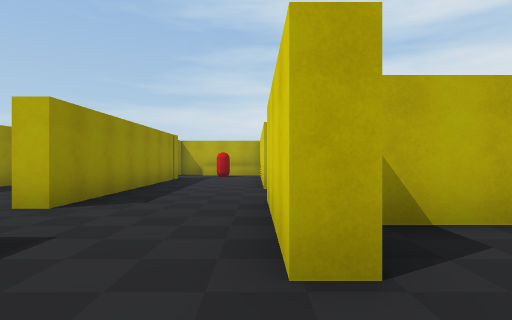
View 1 (above)

16 first-person views from a walk through a scene from a Unity 3-D project. The camera is 1.3 m above the floor, looks level and sees 80° across. The floor is counted in squares, 2 m on a side. Each view is taken from the middle of a square. On the plan, view 1 faces up. The plan holds only what a view shows up to about 10 squares ahead; the rest is blank. The place goes on beyond the plan. The player character is not drawn. Door leaves are left out, so doorways stand open.

View 2
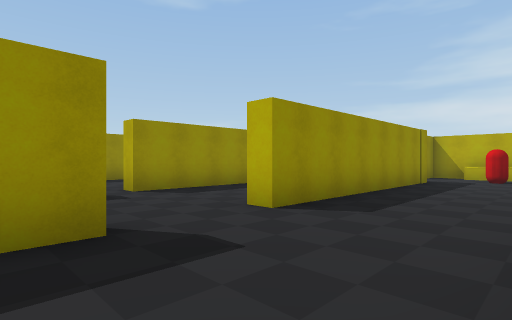

View 3
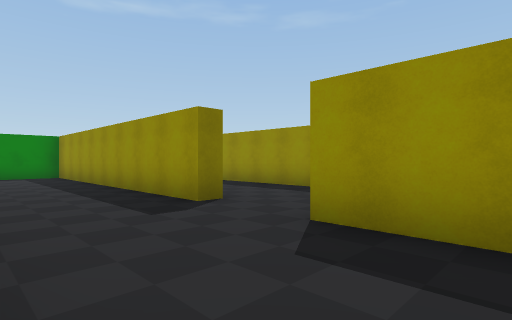

View 4
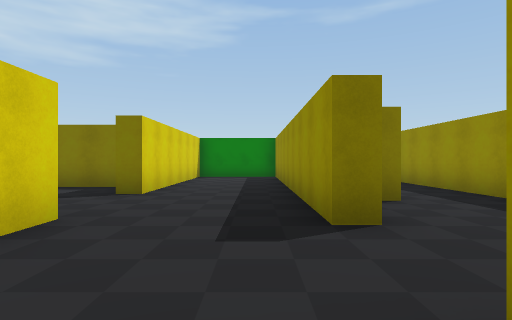

View 5
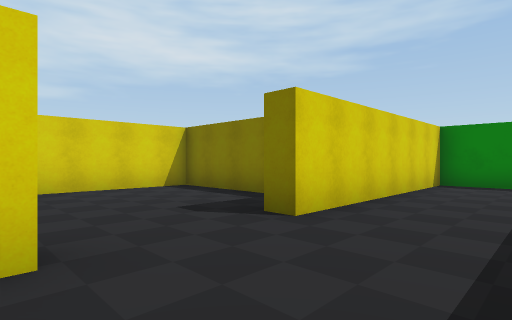

View 6
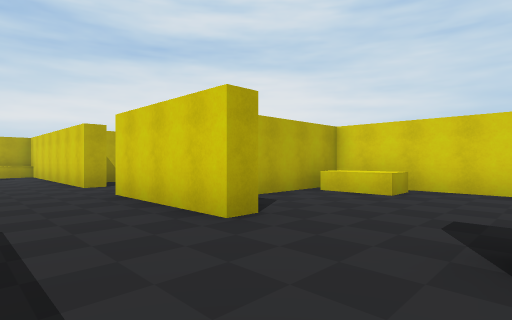

View 7
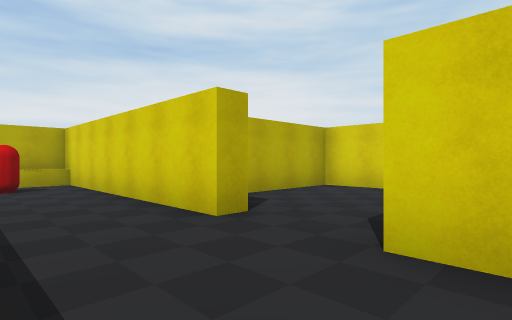

View 8
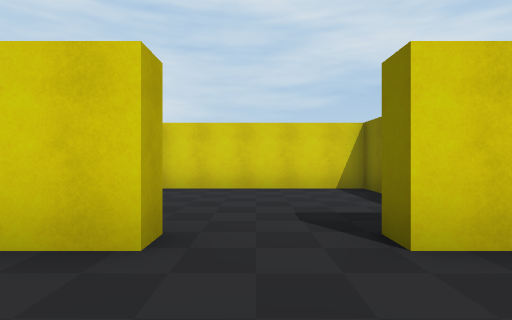

View 9
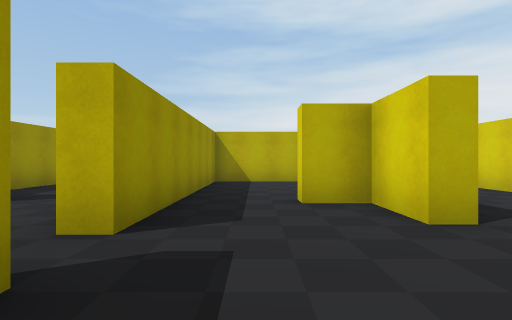

View 10
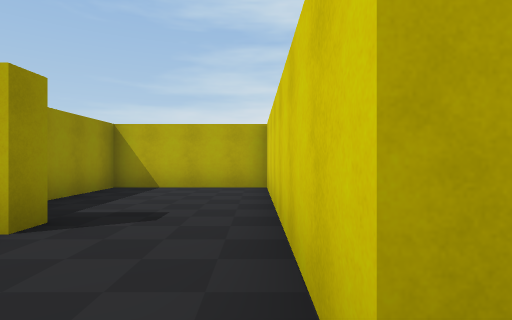

View 11
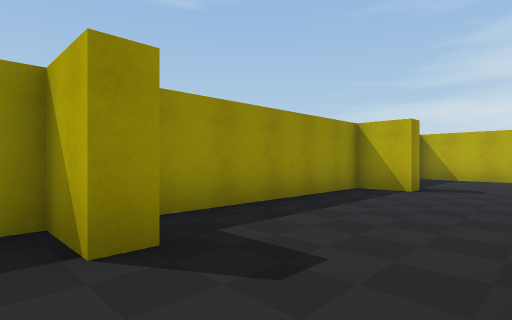

View 12
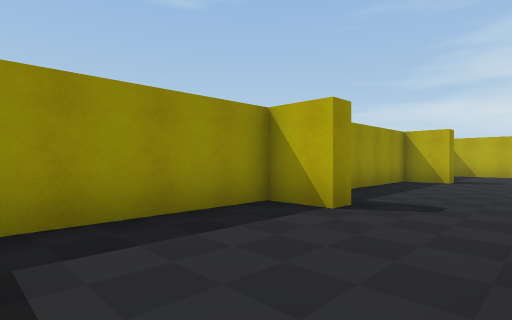

View 13
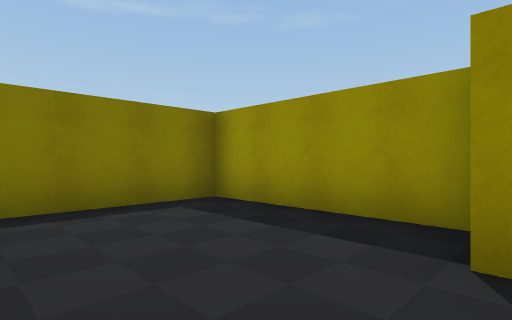

View 14
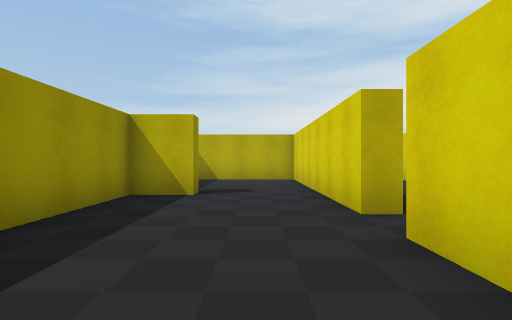

View 15
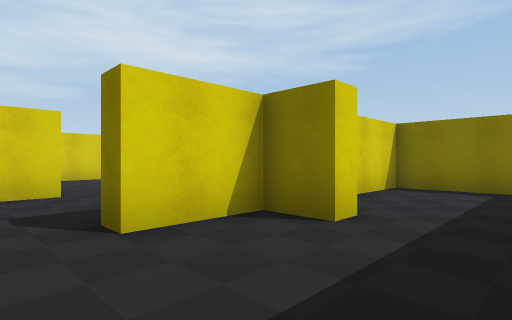

View 16
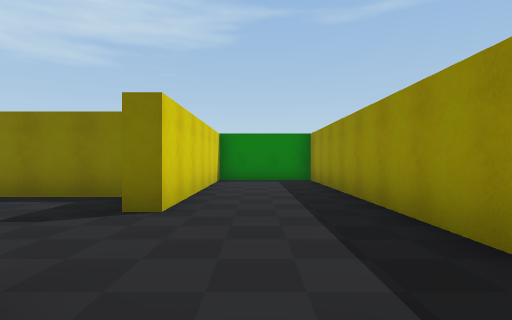

### Floor plan
Points are (right, up) in squares from view 1. A wall is a line through its corners. A room is listed if a view was taken in it or the views show most of it. See-through windows are left out.
Room 1 (views 1, 2, 3, 4, 5, 6, 7, 8, 9, 15, 16)
walls: (0.2, 1.6) (0.2, 4.9); (-4.3, -0.4) (-4.3, 0.1) (-3.3, 0.1) (-3.3, 1.9) (-2.8, 1.9) (-2.8, -6.8) (0.2, -6.8) (0.2, -0.8); (-6.2, 2.6) (-6.2, -0.6); (0.2, 6.8) (0.2, 13.4) (-1.2, 13.4); (-6.2, 5.4) (-6.2, 3.7); (-2.8, 10.6) (-2.8, 4.1) (-3.3, 4.1) (-3.3, 5.7) (-4.4, 5.7)
low walls: (-1.6, 12.9) (-2.2, 12.9); (0.3, 12.9) (-0.9, 12.9)
ways out: opening at (-6, 3) to room 2; opening at (1, 0.5) to room 3; opening at (1, 6) to room 4; opening at (-5, 5) to room 5; opening at (-5, 0) to room 6; opening at (-3, 12)
objects: other object (-1, 12)
Room 2 (views 10, 11, 12, 13, 14)
walls: (-6.2, 3.7) (-6.7, 3.7) (-6.7, 10.2) (-10.3, 10.2) (-10.3, 7.6); (-6.7, 1.4) (-6.7, 2.6); (-9.2, 0.1) (-9.2, -0.4) (-10.3, -0.4) (-10.3, -4.4) (-7.4, -4.4); (-9.2, 6.2) (-9.2, 5.7) (-10.3, 5.7) (-10.3, 0.8)
ways out: opening at (-6, 3) to room 1
Room 3 (no view inside)
walls: (0.8, 1.6) (0.2, 1.6); (0.2, -0.8) (0.8, -0.8); (1.3, -2.4) (5, -2.4) (5, 3) (1.3, 3)
low walls: (4.6, 1.2) (3.7, 1.2) (3.7, 2.7)
ways out: opening at (1, 0.5) to room 1
Room 4 (no view inside)
walls: (0.8, 6.8) (0.2, 6.8); (3.9, 3.5) (5, 3.5) (5, 8.4) (1.1, 8.4); (0.2, 4.9) (0.8, 4.9)
ways out: opening at (1, 6) to room 1
Room 5 (no view inside)
walls: (-3.8, 10.2) (-6.2, 10.2) (-6.2, 5.4)
ways out: opening at (-5, 5) to room 1
Room 6 (no view inside)
walls: (-6.2, -0.6) (-6.2, -4); (-5.4, -4.4) (-3.3, -4.4) (-3.3, -2.5)
ways out: opening at (-5, 0) to room 1

Positions as (right, up) in squares from view 1, and headings:
1: (0, 0), facing up
2: (0, 1), facing up-left
3: (0, 6), facing down-left
4: (-2, 5), facing down
5: (-2, 2), facing down-right
6: (-2, -1), facing up-right
7: (-2, 4), facing up-right
8: (-2, 6), facing right
9: (-5, 1), facing up
10: (-7, 3), facing up
11: (-7, -1), facing up-left
12: (-7, -4), facing up-left
13: (-7, 0), facing down-left
14: (-8, 0), facing up
15: (-6, 3), facing down-right
16: (-1, 3), facing down
